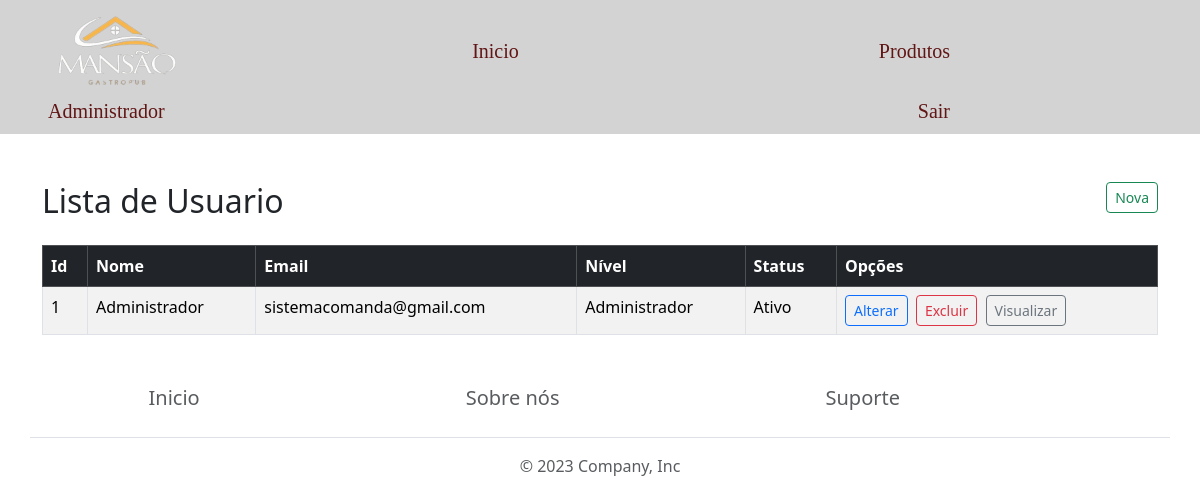
Page /listaUsuario.php (signed in) on the committed database.
### tables this page shows
CREATE TABLE IF NOT EXISTS `usuario` (
  `id` int NOT NULL AUTO_INCREMENT,
  `nivel` int NOT NULL DEFAULT '2' COMMENT '1=Administrador; 2=Garçom',
  `statusRegistro` int NOT NULL DEFAULT '1' COMMENT '1=Ativo; 2=Inativo',
  `nome` varchar(60) NOT NULL,
  `login` varchar(150) NOT NULL,
  `senha` varchar(250) NOT NULL,
  `email` varchar(150) NOT NULL,
  PRIMARY KEY (`id`)
);

### library/Database.php (called while the page is built, shortened)
<?php
class Database
{
    function dbConect()
    {
        try {
            $conn = new PDO(
                "mysql:host=localhost;dbname=restaurante_povoado",
                "root",
                "",
                array(PDO::MYSQL_ATTR_INIT_COMMAND => 'SET NAMES utf8')
            );
            $conn->setAttribute(PDO::ATTR_ERRMODE, PDO::ERRMODE_EXCEPTION);
            return $conn;
        } catch (Exception $ex) {
            echo '<p style="color: red;">ERROR: '. $ex->getMessage(). "</p>";
        }
    }
    function dbSelect($query, $tipoRetorno = 'all', $dados = [])
    {
        try {
            $conn = $this->dbConect();
            $data = $conn->prepare($query);
            $data->execute($dados);
            if ($tipoRetorno == "all") {
                return $data->fetchAll();
            } else {
                return $data->fetch(PDO::FETCH_OBJ);
            }
        } catch (Exception $ex) {
            echo '<p style="color: red;">ERROR: '. $ex->getMessage(). "</p>";
            return [];
        }
    }
}

### helpers/Formulario.php (called while the page is built, shortened)
<?php
    function getNivelDescricao($nivel)
    {
        if ($nivel == 1) {
            return "Administrador";
        } elseif ($nivel == 2) {
            return "Usuário";
        } else {
            return "...";
        }
    }
    function getStatusDescricao($status)
    {
        if ($status == 1) {
            return "Ativo";
        } elseif ($status == 2) {
            return "Inativo";
        } else {
            return "...";
        }
    }

### listaUsuario.php (the view, shortened to what this page needs)
<?php
    require_once "helpers/Formulario.php";
    require_once "library/Database.php";
    require_once "comuns/cabecalho.php";
    $db = new Database();
    $data = $db->dbSelect("SELECT * FROM usuario ORDER BY nome");
?>
    <main class="container mt-5">
        <div class="row">
            <div class="col-10">
                <h2>Lista de Usuario</h2>
            </div>
            <div class="col-2 text-end">
                <a href="formUsuario.php?acao=insert" class="btn btn-outline-success btn-sm" title="Novo">Nova</a>
            </div>
        </div>
        <table id="tbListaUsuario" class="table table-striped table-hover table-bordered table-responsive-sm mt-3">
            <thead class="table-dark">
                <tr>
                    <th>Id</th>
                    <th>Nome</th>
                    <th>Email</th>
                    <th>Nível</th>
                    <th>Status</th>
                    <th>Opções</th>
                </tr>
            </<thead>
            <tbody>
                <?php
                    foreach ($data as $row) {
                        ?>
                        <tr>
                            <td><?= $row['id'] ?></td>
                            <td><?= $row['nome'] ?></td>
                            <td><?= $row['email'] ?></td>
                            <td><?= getNivelDescricao($row['nivel']) ?></td>
                            <td><?= getStatusDescricao($row['statusRegistro']) ?></td>
                            <td>
                                <a href="formUsuario.php?acao=update&id=<?= $row['id'] ?>" class="btn btn-outline-primary btn-sm" title="Alteração">Alterar</a>&nbsp;
                                <a href="formUsuario.php?acao=delete&id=<?= $row['id'] ?>" class="btn btn-outline-danger btn-sm" title="Exclusão">Excluir</a>&nbsp;
                                <a href="formUsuario.php?acao=view&id=<?= $row['id'] ?>" class="btn btn-outline-secondary btn-sm" title="Visualização">Visualizar</a>
                            </td>
                        </tr>
                        <?php
                    }
                ?>
            </tbody>
        </table>
    </main>
    <?php
        require_once "comuns/rodape.php";
    ?>

### rows in the picture
usuario: id "1", nome "Administrador", email "sistemacomanda@gmail.com", nivel "Administrador", statusRegistro "Ativo"

### other values in the picture
$_SESSION['userNome'] "Administrador"
